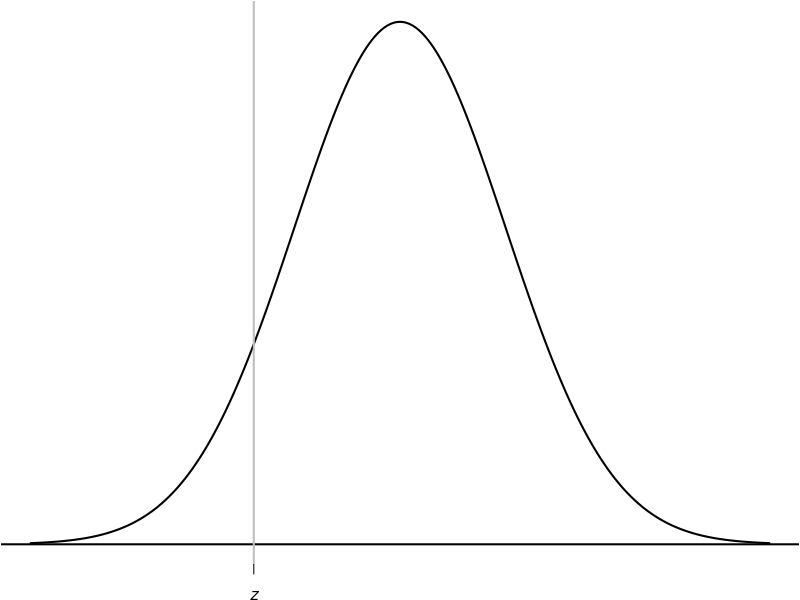

This chart was generated by the following R code: (Note: this script raises an error after producing the figure.)
## ---- chunk 1
par(mar = c(1.8, 
            0.05, 
            0.05, 
            0.05))
delta <- 0.01
z <- seq(-3.5, 3.5, 
         by = delta)
zy <- dnorm(z)

zval <- -1.385 # Add the last digit 5 so shading works. Really, z = -1.38

plot( zy ~ z,
      lwd = 2,
      type = "l",
      xlab = "",
      ylab = "",
      axes = FALSE)
#axis(side=1, at=-3:3)
axis(side = 1, 
     at = zval, 
     label = expression(italic(z)))
abline(h = 0, 
       lwd = 2)

abline(v = zval, 
       lwd = 2, 
       col = "grey")

xshade <- c(  seq(min(z), 
                  zval, 
                  by =  delta),
              seq(zval, 
                  min(z), 
                  by = -delta) )
yshade <- c( rep(0, length(xshade)/2),
             rev(zy[ z < zval]) )
            
polygon( xshade, 
         yshade, 
         col = plot.colour)

arrows(x0 = -2.5, 
       y0 = max(zy)/2,
       x1 = -1.55, 
       y1 = 0.05, 
       angle = 15,
       length = 0.1)
text(-2.5, max(zy)/2, 
     "Area",
     pos = 3)
## ---- chunk 2
z1 <- c( z1n <- seq(-3.5, 0, 
                    by = 0.1), 
         z1p <- seq(0, 3.5, 
                    by = 0.1))  # As zero gets two rows: pos and neg
z2 <- seq(0.00, 0.09, 
          by = 0.01)

Ztab <- array( dim = c(length(z1), 
                       length(z2)) )  

colnames(Ztab) <- paste("$", sprintf("%.2f", z2), "$")
rownames(Ztab) <- paste("$", sprintf("%.1f", z1), "$")
rownames(Ztab)[length(z1n)] <- "$-0.0$"
rownames(Ztab)[length(z1n)+1] <- "$0.0$"

zero.count <- 0
for (i in 1:length(z1)){
  
  if ( z1[i] > 0 ){
    Ztab[i, ] <- pnorm( z1[i] + z2 )
  } 
  if ( z1[i] == 0 ){
    if (zero.count == 0 ){ # The first zero row: negative 0.00
      zero.count <- zero.count + 1 
      Ztab[i, ] <- pnorm( z1[i] - z2 )
      
    } else {               # The second zero row: positive 0.00
      Ztab[i, ] <- pnorm( z1[i] + z2 )
    }
  }
  if ( z1[i] < 0 ){
    Ztab[i, ] <- pnorm( z1[i] - z2 )
  }
}

## ---- chunk 3
ZtabNeg <-  formatC( Ztab[1: length(z1n), ], # For small values, that otherwise end up in sci notation
                     format = "f",
                     digits = 4)   

if( knitr::is_latex_output()) {
   kable(pad(ZtabNeg,
             surroundMaths = TRUE,
             targetLength = 6,
             decDigits = 4), 
        format = "latex",
        #caption = "The probability that the area is less than the value of $z$ that is looked up",
        #longtable = TRUE,
        escape = FALSE,
        linesep = c("", "", "", "", "\\vspace{3pt}"),
        align = "r",
        booktab = TRUE) %>%
      kable_styling(font_size = 9)        

}
## ---- chunk 4
par(mar = c(1.8, 
            0.05, 
            0.05, 
            0.05))
delta <- 0.01
z <- seq(-3.5, 3.5, 
         by = delta)
zy <- dnorm(z)

zval <- 1.875 # Add the last digit 5 so shading works. Really, z = 1.87

plot( zy ~ z,
      lwd = 2,
      type = "l",
      xlab = "",
      ylab = "",
      axes = FALSE)
#axis(side=1, at=-3:3)
axis(side = 1, 
     at = zval, 
     label = expression( italic(z) ) )
abline(h = 0, 
       lwd = 2)

abline(v = zval, 
       lwd = 2, 
       col = "grey")

xshade <- c(  seq(min(z), 
                  zval, 
                  by = delta),
              seq(zval, 
                  min(z), 
                  by = -delta) )
yshade <- c( rep(0, length(xshade)/2),
             rev(zy[ z<zval]) )
            
polygon( xshade, yshade, 
         col = plot.colour)

arrows(-2.5, 
       max(zy)/2,
       0, 
       max(zy)/2, 
       angle = 15,
       length = 0.1)
text(-2.5, max(zy)/2, 
     "Area",
     pos = 3)
## ---- chunk 5
ZtabPos <- formatC( Ztab[ (length(z1n) + 1): length(z1), ],
                    format = "f",
                    digits = 4)

if( knitr::is_latex_output() ) {

   kable(pad(ZtabPos,
             surroundMaths = TRUE,
             targetLength = 6,
             decDigits = 4), 
        format = "latex",
        #caption = "The probability that the area is less than the value of $z$ that is looked up",
#        longtable = TRUE,
        escape = FALSE,
        linesep = c("", "", "", "", "\\vspace{3pt}"),
        align = "r",
        booktab = TRUE) %>%
      kable_styling(font_size = 9)
}
